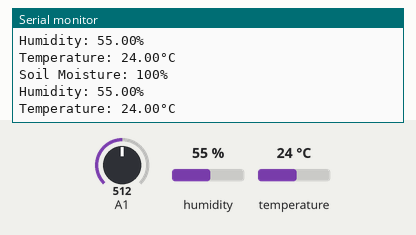
Simulated run of this sketch. Board: Arduino Uno, built with avr-gcc and run on an emulated ATmega328P. Parts: the last lines printed to the serial monitor. The inputs (shaded band) are chosen by the test bench; at power-on: humidity 55 %, A1 = 512, temperature 24 °C.

Above: at 2.8 s.
2.9 s: humidity set to 22 %
At 5.3 s:
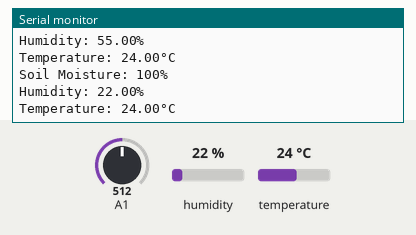
5.6 s: A1 set to 716
At 6.6 s:
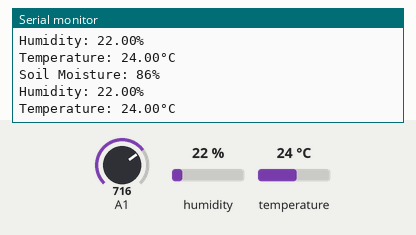
8.3 s: temperature set to 12 °C
At 10.8 s:
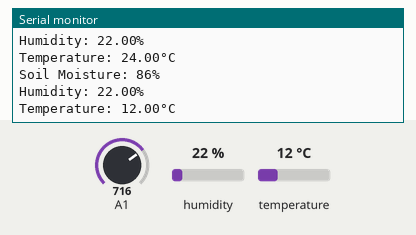
11.0 s: A1 set to 900
At 12.7 s:
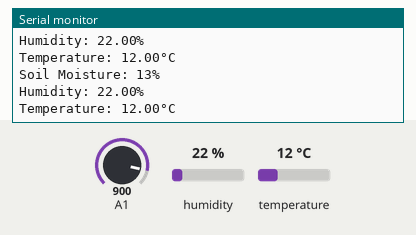
13.7 s: humidity set to 40 %
At 15.1 s:
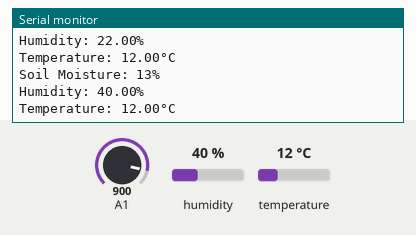
Timing chart, 0 to 16.7 s (numbered marks = the images above; inputs shaded):
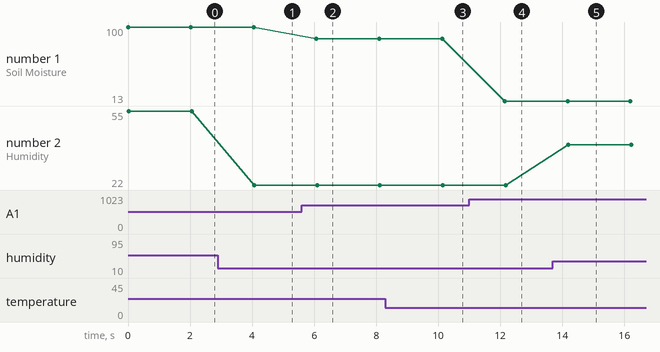

Measured:
- after the input at 2.9 s, the serial monitor: prints a new line after 1.2 s (image 1)
- after the input at 5.6 s, the serial monitor: prints a new line after 0.47 s (image 2)
- after the input at 8.3 s, the serial monitor: prints a new line after 1.9 s (image 3)
- after the input at 11.0 s, the serial monitor: prints a new line after 1.1 s (image 4)
- after the input at 13.7 s, the serial monitor: prints a new line after 0.50 s (image 5)
- plotted number 1: 100 → 86 after the input at 5.6 s, 86 → 13 after the input at 11.0 s
- plotted number 2: 55 → 22 after the input at 2.9 s, 22 → 40 after the input at 13.7 s

The sketch:

plant.ino
```cpp
/* PLANT ARDUINO
 This is the script to monitor the plant's vitals.
 */

#include "DHT.h"

// Constants for soil moisture sensor
const int airValue = 935;
const int waterValue = 681;
int soilMoistureValue = 0;
int soilmoisturepercent = 0;

// Constants and initialization for DHT sensor
#define DHTPIN 2         // Digital pin connected to the DHT sensor
#define DHTTYPE DHT11    // DHT 11
DHT dht(DHTPIN, DHTTYPE);

void setup() {
  Serial.begin(9600);
  dht.begin(); // Start the DHT sensor
}

void loop() {
  // Read and display soil moisture
  soilMoistureValue = analogRead(A1);
  soilmoisturepercent = map(soilMoistureValue, airValue, waterValue, 0, 100);

  if (soilmoisturepercent >= 100) {
    Serial.println("Soil Moisture: 100%");
  } else if (soilmoisturepercent <= 0) {
    Serial.println("Soil Moisture: 0%");
  } else {
    Serial.print("Soil Moisture: ");
    Serial.print(soilmoisturepercent);
    Serial.println("%");
  }

  // Read and display temperature and humidity
  float humidity = dht.readHumidity();
  float temperature = dht.readTemperature();

  if (isnan(humidity) || isnan(temperature)) {
    Serial.println("Failed to read from DHT sensor!");
  } else {
    Serial.print("Humidity: ");
    Serial.print(humidity);
    Serial.println("%");
    Serial.print("Temperature: ");
    Serial.print(temperature);
    Serial.println("°C");
  }

  delay(2000); // Delay before the next reading
}
```
